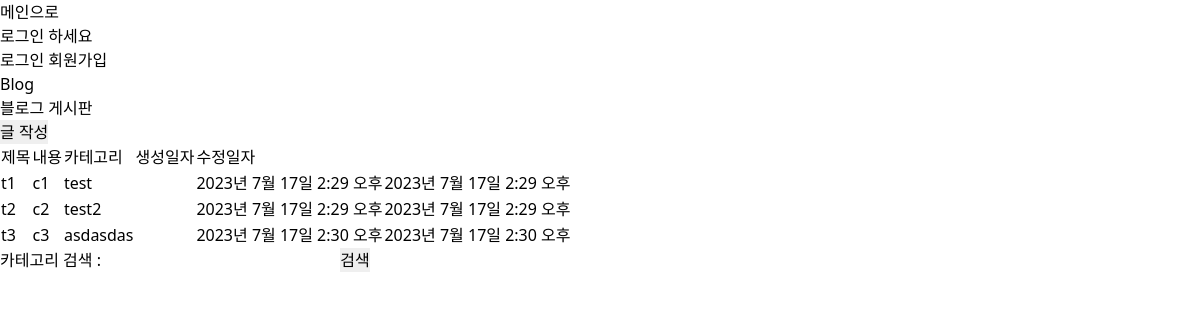
Page /blog/ on the earlier database version.
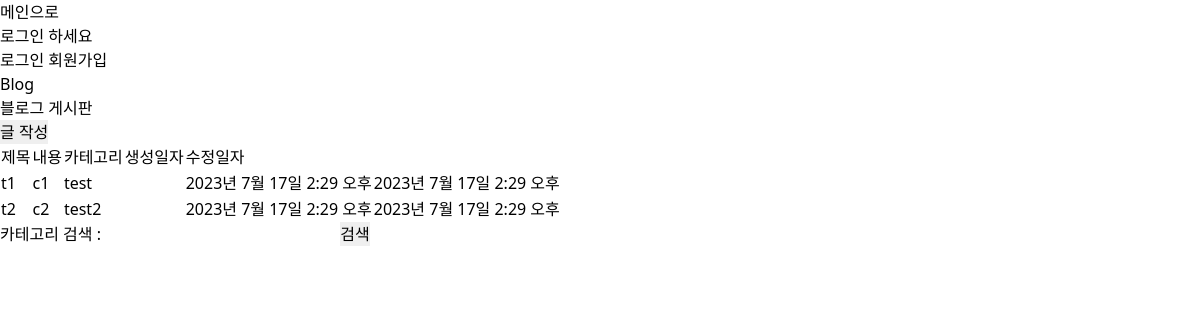
Same page on the later database version.
### blog/models.py (models this page shows)
class Post(models.Model):
    title = models.CharField(max_length=30)
    content = models.TextField()
    category = models.CharField(max_length=10)
    writer = models.ForeignKey(User, on_delete=models.CASCADE)
    created_at = models.DateTimeField(auto_now_add=True)
    updated_at = models.DateTimeField(auto_now=True)

### blog/views.py (the view)
# urls.py: path("", views.PostList.as_view(), name='post-list'),
class PostList(View):
    def get(self, request):
        post_objs = Post.objects.all()
        context = {
            'title': '블로그',
            'posts': post_objs
        }
        return render(request, 'blog/post_list.html', context)

### blog/templates/blog/post_list.html (shortened to what this page needs)
{% extends 'base.html' %}
{% block content %}
    <p>블로그 게시판</p>
    <form action="{% url 'blog:post-write' %}" method="get">
        <input type="submit" value="글 작성">
    </form>
    {% if posts %}
        <table>
            <thead>
                <tr>
                    <td>제목</td>
                    <td>내용</td>
                    <td>카테고리</td>
                    <td>생성일자</td>
                    <td>수정일자</td>
                </tr>
            </thead>
            <tbody>
                {% for post in posts %}
                    <tr>
                        <td><a href="{% url 'blog:post-detail' id=post.pk %}">{{ post.title }}</a></td>
                        <td>{{ post.content }}</td>
                        <td>{{ post.category }}</td>
                        <td>{{ post.writer }}</td>
                        <td>{{ post.created_at }}</td>
                        <td>{{ post.updated_at }}</td>
                    </tr>
                {% endfor %}
            </tbody>
        </table>
    {% else %}
        <p>작성된 게시물이 없습니다.</p>
    {% endif %}
    <form id="search-form" action="" method="get">
        카테고리 검색 : <input id="search-input" type="text"/>
        <input type="submit" value="검색">
    </form>
{% endblock %}

Differences in the rows shown:
removed Post: title "t3", content "c3", category "asdasdas", created_at "2023년 7월 17일 2:30 오후", updated_at "2023년 7월 17일 2:30 오후"
